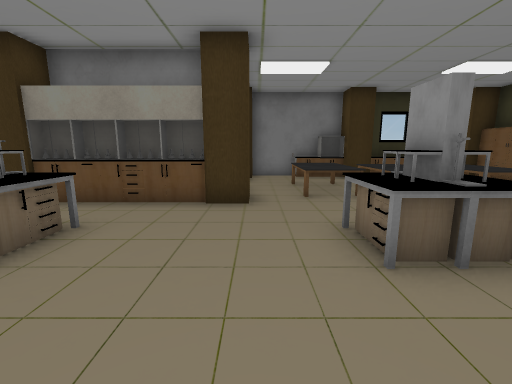
[1] (above)

18 first-person views from a walk through a Unity game level. The camera is 1.3 m above the floor, tilts 10° down and sees 90° across. Doors are open. The floor is counted in squares, 1 m on a side. Each view is taken from the middle of a square. On the plan, view 1 faces up. The plan holds only what a view shows up to about 13 squares ahead; the rest is blank. The place goes on beyond the plan. The player character is not drawn. Some surface patterns are stand-ins.

[2]
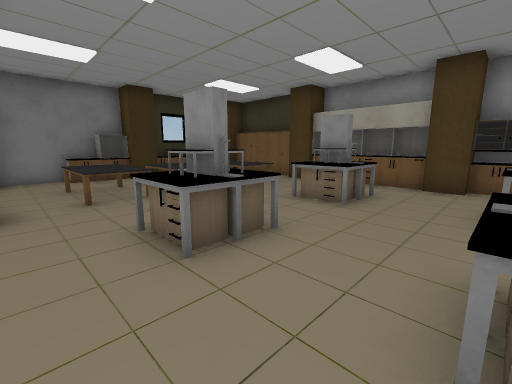

[3]
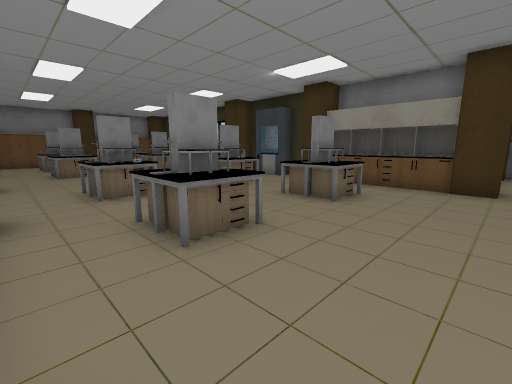

[4]
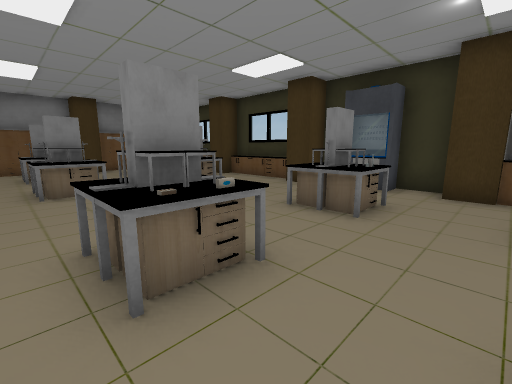

[5]
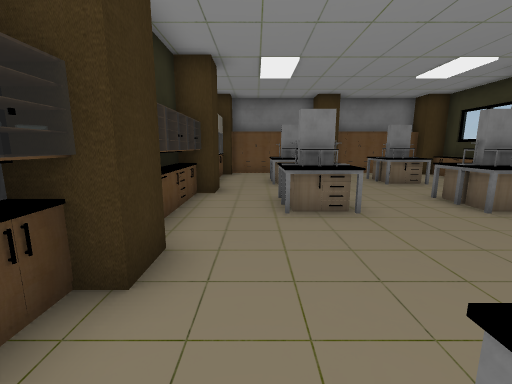

[6]
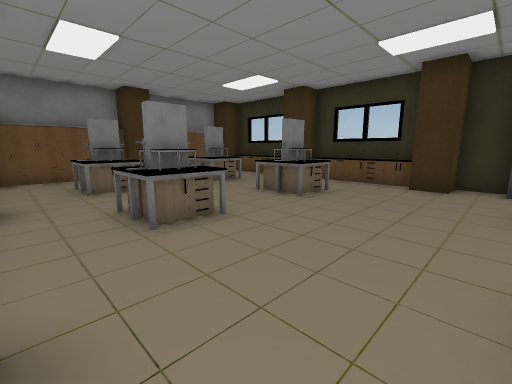

[7]
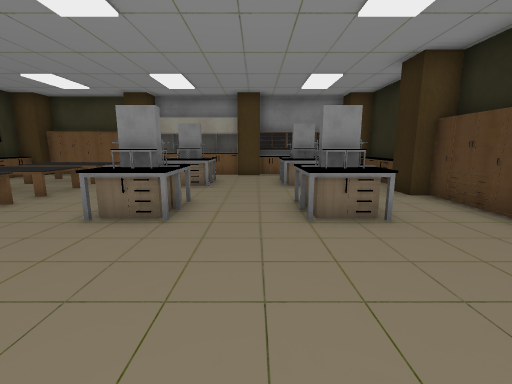

[8]
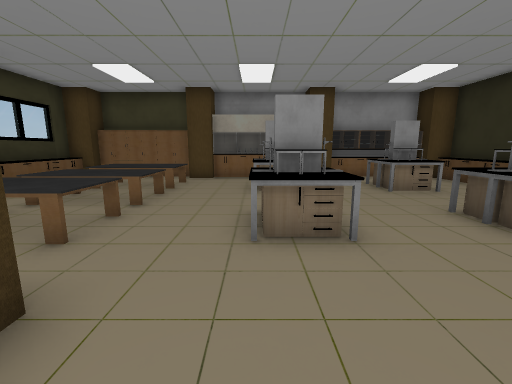

[9]
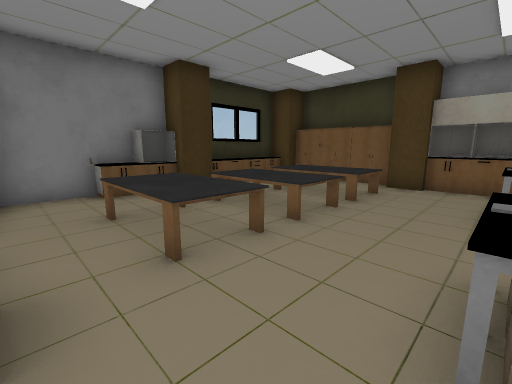

[10]
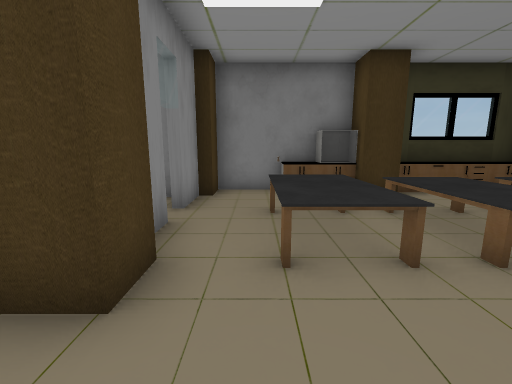

[11]
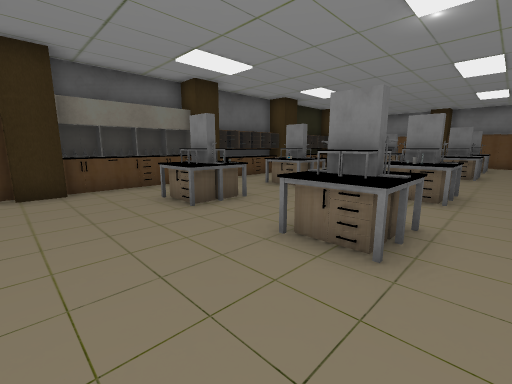

[12]
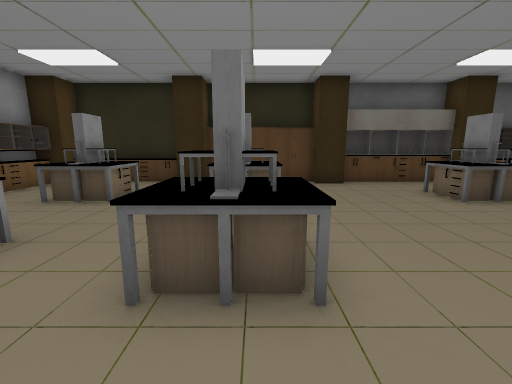

[13]
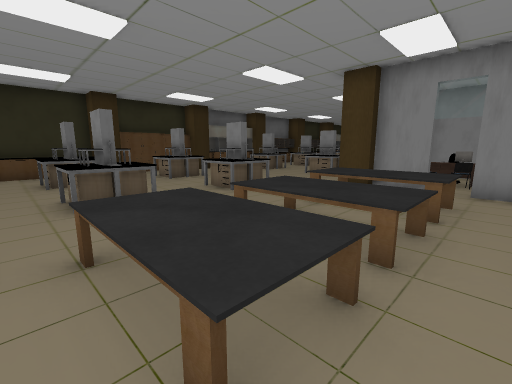

[14]
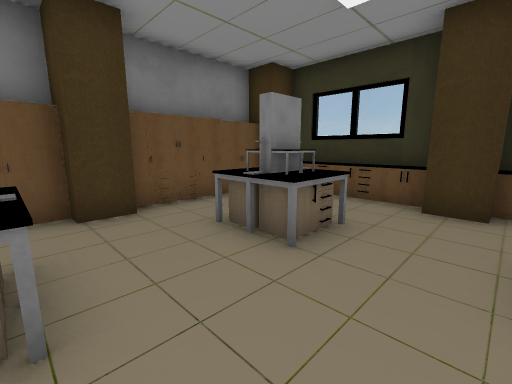

[15]
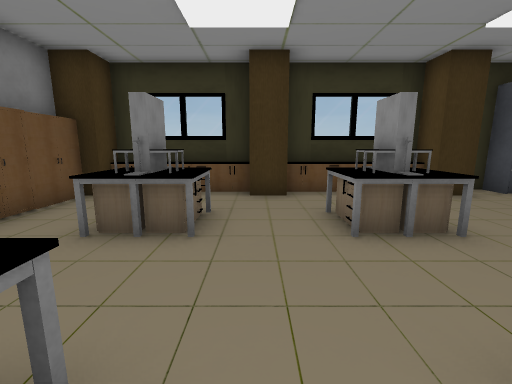

[16]
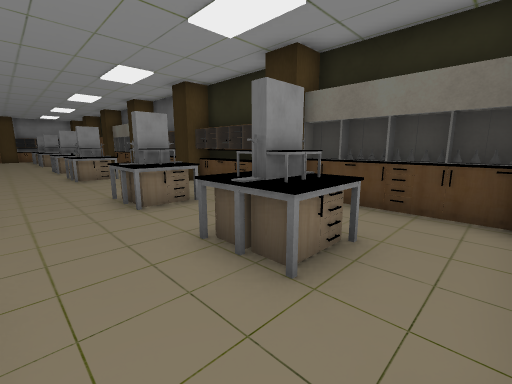

[17]
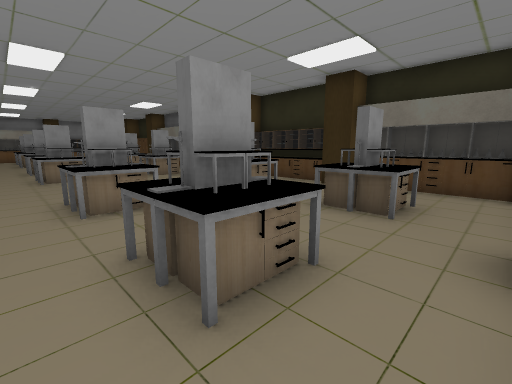

[18]
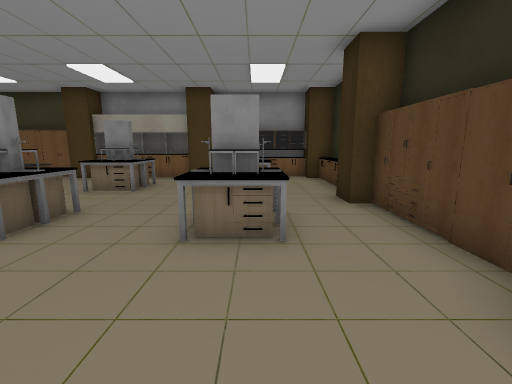

### Floor plan
Points are (right, up) in squares from view 1. A wall is a line through its corners. A room is listed if a view was taken in it or the views show most of it. See-through windows are left out.
Room 1 (views 1, 2, 3, 4, 5, 6, 7, 8, 9, 10, 11, 12, 13, 14, 15, 16, 17, 18)
walls: (-5.4, 5.8) (-6.2, 5.8); (-6.2, 6.8) (-10.2, 6.8) (-10.2, 5.8) (-11.2, 5.8) (-11.2, 6.9); (-0.2, -3.1) (-0.2, -3.8); (-0.5, 8.4) (-0.5, 6.8) (-0.2, 6.8) (-0.2, 6.4); (-9.5, -4.2) (-8.4, -4.2); (3.8, -3.8) (3.8, -3.2) (4.5, -3.2); (-13.4, 6.8) (-14.6, 6.8); (0.6, 11.8) (-0.2, 11.8) (-0.2, 10.8) (-0.5, 10.8) (-0.5, 9.2); (5.4, -4.2) (6.6, -4.2); (-15.2, 5.8) (-16.2, 5.8); (-14.6, -4.2) (-13.5, -4.2); (4.9, 10.8) (3.8, 10.8) (3.8, 11.8) (3.4, 11.8); (9.4, 1.9) (9.4, 5.8) (8.8, 5.8) (8.8, 6.9); (8.4, -4.2) (8.8, -4.2) (8.8, -3.4); (-16.6, -3.9) (-16.2, -3.9) (-16.2, -3.2) (-15.4, -3.2); (6.5, 11.8) (5.3, 11.8); (9.8, -2.5) (9.8, -1.4); (-18.4, 6.8) (-19.5, 6.8); (9.4, 10.8) (8.8, 10.8) (8.8, 11.8) (8.4, 11.8); (-20.2, 1.9) (-20.2, 0.8) (-20.6, 0.8); (-20.2, 5.8) (-20.8, 5.8)
low walls: (-13.4, 6.4) (-14.1, 6.4); (-18.4, 6.4) (-19.1, 6.4)
ways out: open door at (-1, 9)
objects: other object (-21, -2); other object (-21, 0); other object (-21, 3); other object (-21, 5); other object (-20, -4); other object (-19, -4); other object (-18, -4); other object (-18, -3); other object (-18, -1) to (-17, 0); other object (-18, 3) to (-17, 4); other object (-18, 6) to (-18, 7); other object (-17, -4); other object (-17, 6) to (-17, 7); other object (-14, -1) to (-13, 0); other object (-14, 3) to (-13, 4); other object (-13, -4); other object (-13, 6) to (-13, 7); other object (-12, 6) to (-12, 7); other object (-11, -4); other object (-10, -4); other object (-9, 6); other object (-8, -4); other object (-8, -1) to (-7, 0); other object (-8, 3) to (-7, 4); other object (-7, 2); other object (-6, -4); other object (-5, -4); other object (-5, 6); other object (-4, -4); other object (-4, -1) to (-3, 0); other object (-4, 0); other object (-4, 3) to (-3, 4); other object (-4, 5); other object (-3, -4); other object (-3, 6); other object (-2, -4); other object (-2, 6); other object (-1, -4); other object (-1, 6); other object (1, -4); other object (1, 7) to (3, 9); other object (2, -4) to (3, -4); other object (2, -1) to (3, 0); other object (2, 3) to (3, 4); other object (2, 11); other object (2, 12); other object (3, 11); other object (3, 12); other object (4, 7) to (5, 9); other object (5, -4); other object (6, -1) to (7, 0); other object (6, 3) to (7, 4); other object (6, 7) to (7, 9); other object (6, 11); other object (7, -4); other object (7, 11) to (7, 12); other object (8, -4); other object (8, 11) to (8, 12); other object (9, -3) to (9, -2); other object (9, -1); other object (9, 1) to (10, 1); other object (9, 2); other object (9, 3); other object (9, 4); other object (9, 5); other object (9, 8) to (10, 8); other object (9, 9) to (10, 10); other object (10, -3); other object (10, -1); other object (10, 0)

Positions as (right, up) in squares from view 1, and headings:
1: (0, 0), facing up
2: (0, 0), facing up-right
3: (0, -3), facing up-left
4: (-5, -2), facing up-left
5: (-8, -2), facing left
6: (-9, -3), facing up-left
7: (-3, 1), facing right
8: (-2, 4), facing right
9: (0, 4), facing up-right
10: (1, 4), facing up
11: (0, 5), facing down-left
12: (2, 6), facing down
13: (8, 10), facing down-left
14: (-15, 0), facing up-left
15: (-16, -1), facing up
16: (-20, 2), facing down-right
17: (-20, 5), facing down-right
18: (-2, -1), facing right
